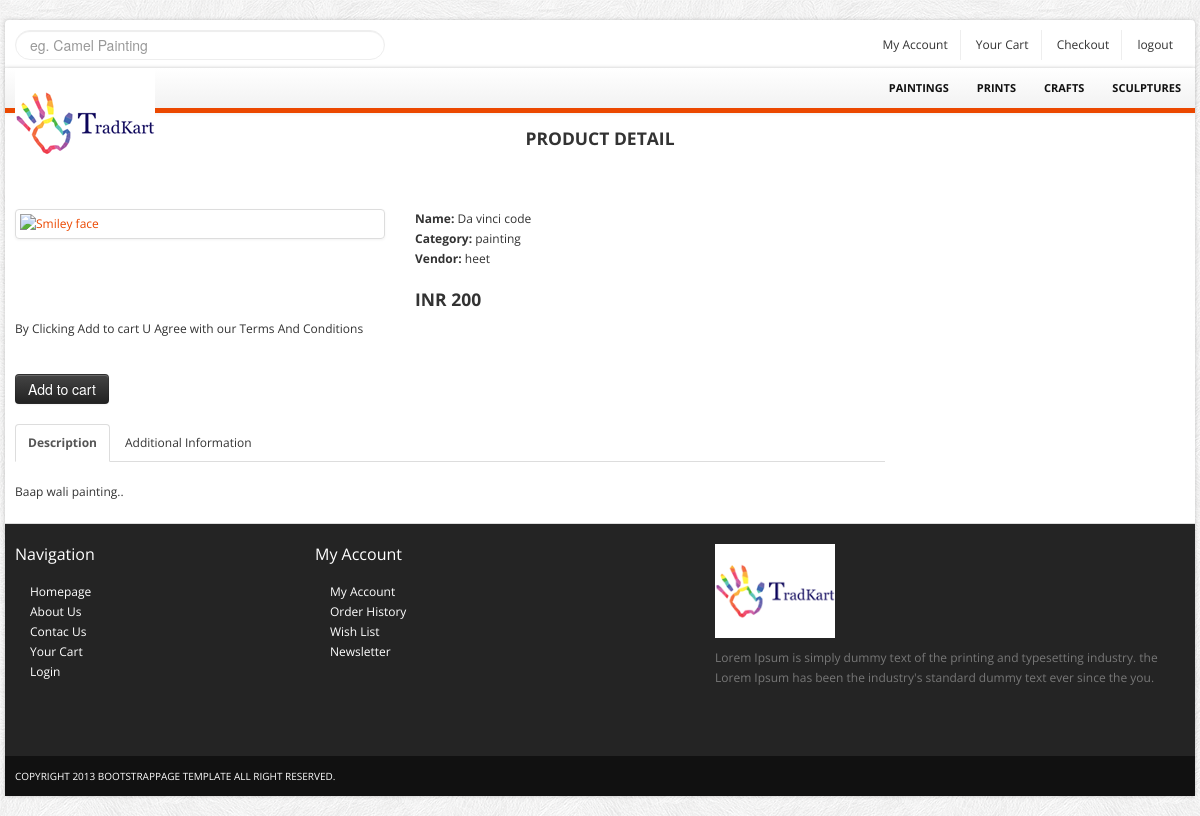
/pages/product_detail.php?id=1, run on the app's committed database.
### tables this page shows
CREATE TABLE IF NOT EXISTS `product` (
  `id` int(11) NOT NULL,
  `name` varchar(100) NOT NULL,
  `category` varchar(30) NOT NULL,
  `vendor` varchar(30) NOT NULL,
  `quantity` int(11) NOT NULL,
  `price` int(11) NOT NULL,
  `image` blob NOT NULL,
  `discription` varchar(250) NOT NULL,
  `city` varchar(30) NOT NULL
);

### pages/product_detail.php (the view, shortened to what this page needs)
<!DOCTYPE html>
<html lang="en">
	<head>
		<link href="../bootstrap/css/bootstrap.min.css" rel="stylesheet">
		<link href="../bootstrap/css/bootstrap-responsive.min.css" rel="stylesheet">
		<link href="../themes/css/bootstrappage.css" rel="stylesheet"/>
		<link href="../themes/css/main.css" rel="stylesheet"/>
		<link href="../themes/css/jquery.fancybox.css" rel="stylesheet"/>
	</head>
    <body>
		<div id="top-bar" class="container">
			<div class="row">
				<div class="span4">
					<form method="POST" class="search_form">
						<input type="text" class="input-block-level search-query" Placeholder="eg. Camel Painting">
					</form>
				</div>
				<div class="span8">
					<div class="account pull-right">
						<ul class="user-menu">
							<li><a href="#">My Account</a></li>
							<li><a href="cart.html">Your Cart</a></li>
							<?php
							$id=$_GET["id"];
							$sql="SELECT * FROM product WHERE id= '$id'";
							$result=mysql_query($sql);
							$row=mysql_fetch_array($result);
							$item=$row['id'];
							?>
							<li><a href="checkout.php?id=<?php echo $item; ?>">Checkout</a></li>
							<li><a href="logout.php">logout</a></li>
						</ul>
					</div>
				</div>
			</div>
		</div>
		<div id="wrapper" class="container">
		<section class="navbar main-menu">
				<div class="navbar-inner main-menu">
					<a href="index.html" class="logo pull-left"><img src="themes/images/logo.png" class="site_logo" alt=""></a>
					<nav id="menu" class="pull-right">
						<ul>
							<li><a href="paintings.php">Paintings</a>
							</li>
							<li><a href="./products.html">Prints</a></li>
							<li><a href="./products.html">Crafts</a>
							</li>
							<li><a href="./products.html">Sculptures</a></li>
						</ul>
					</nav>
				</div>
			</section>
			<section class="header_text sub">
				<h4><span>Product Detail</span></h4>
			</section>
				<?php
				$id=$_GET["id"];
				$sql="SELECT * FROM product WHERE id= '$id'";
				$result=mysql_query($sql);
				$row=mysql_fetch_array($result);
				$image_name=$row['image'];
				?>
			<section class="main-content">
				<div class="row">
					<div class="span9">
						<div class="row">
							<div class="span4">
								<a href="see1.php?imagename=<?php echo $image_name; ?>"class="thumbnail" data-fancybox-group="group1" title="Description 1"><?php echo "<img src='../themes/images/$image_name' alt='Smiley face' class='img-thumbnail'>";?></a>
							</div>
							<div class="span5">
								<address>
									<strong>Name:</strong> <span><?php echo $row['name'];?></span><br>
									<strong>Category:</strong> <span><?php echo $row['category'];?></span><br>
									<strong>Vendor:</strong> <span><?php echo $row['vendor'];?></span><br>
								</address>
								<h4><strong>INR <?php echo $row['price'];?> </strong></h4>
							</div>
							<div class="span5">
								<form class="form-inline" action="cart.php?id=<?php echo $row['id'];?>" method="post">
									<label>By Clicking Add to cart U Agree with our Terms And Conditions</label>
									<br/>
									<p>&nbsp;</p>
									<?php
									$user_id=$_SESSION["user"];
									$sql="SELECT * FROM cart WHERE itemID='$item' AND username='$user_id'";
									$result=mysql_query($sql);
									if(!mysql_fetch_array($result))
									{?>
									<button class="btn btn-inverse" type="submit">Add to cart</button>
									<?php
									}
									else
									{?>
										<button class="btn btn-inverse" type="submit">Added to cart</button>
									<?php } ?>
								</form>
							</div>
						</div>
						<div class="row">
							<div class="span9">
								<ul class="nav nav-tabs" id="myTab">
									<li class="active"><a href="#home">Description</a></li>
									<li class=""><a href="#profile">Additional Information</a></li>
								</ul>
								<div class="tab-content">
									<div class="tab-pane active" id="home"><?php echo $row['discription'];?></div>
								</div>
							</div>
					</div>
					<div class="span3 col">
			</section>
			<section id="footer-bar">
				<div class="row">
					<div class="span3">
						<h4>Navigation</h4>
						<ul class="nav">
							<li><a href="./index.html">Homepage</a></li>
							<li><a href="./about.html">About Us</a></li>
							<li><a href="./contact.html">Contac Us</a></li>
							<li><a href="./cart.html">Your Cart</a></li>
							<li><a href="./register.html">Login</a></li>
						</ul>
					</div>
					<div class="span4">
						<h4>My Account</h4>
						<ul class="nav">
							<li><a href="#">My Account</a></li>
							<li><a href="#">Order History</a></li>
							<li><a href="#">Wish List</a></li>
							<li><a href="#">Newsletter</a></li>
						</ul>
					</div>
					<div class="span5">
						<p class="logo"><img src="themes/images/logo.png" class="site_logo" alt=""></p>
						<p>Lorem Ipsum is simply dummy text of the printing and typesetting industry. the  Lorem Ipsum has been the industry's standard dummy text ever since the you.</p>
						<br/>
						<span class="social_icons">
							<a class="facebook" href="#">Facebook</a>
							<a class="twitter" href="#">Twitter</a>
							<a class="skype" href="#">Skype</a>
							<a class="vimeo" href="#">Vimeo</a>
						</span>
					</div>
				</div>
			</section>
			<section id="copyright">
				<span>Copyright 2013 bootstrappage template  All right reserved.</span>
			</section>
		</div>
    </body>
</html>

### themes/css/main.css (style rules this page uses)
body { font-size: 12px; font-family: 'Open Sans', arial, tahoma, sans-serif; background:url(../images/bg.png) repeat 0 0 fixed; }
label, input, button, select, textarea { font-size: 12px; }
ul li a,a { color:#333; outline:0; -webkit-transition: all 0.2s linear; -moz-transition: all 0.2s linear; -o-transition: all 0.2s linear; -ms-transition: all 0.2s linear; transition: all 0.2s linear; }
a { color:#eb4800; }
.nav-tabs li.active, .accordion .accordion-heading { font-weight: bold; font-size: 12px; }
#wrapper,#top-bar { background: #fff; margin: 20px auto 20px auto; box-shadow: 0px 0px 4px 0px rgba(0, 0, 0, 0.2); -moz-box-shadow: 0px 0px 4px 0px rgba(0, 0, 0, 0.2); -webkit-box-shadow: 0px 0px 4px 0px rgba(0, 0, 0, 0.2); padding:0px 10px; }
section.homepage-slider, section.navbar, section.google_map, section#footer-bar, section#copyright { margin-left: -10px; margin-right: -10px; }
section.header_text { background:url(../images/bg_h.png) no-repeat bottom; text-align:center; padding:15px 0 20px 0; font-size:16px; line-height:30px; border-bottom:1px solid #fff; }
section.header_text.sub { font-size:14px; margin-bottom:40px; }
section.header_text.sub h4 { text-transform:uppercase; margin:0; }
#top-bar { background-color:#fff; padding:10px; margin: 20px auto -22px auto; -webkit-border-radius: 4px; -moz-border-radius: 4px; border-radius: 4px; }
#top-bar .user-menu { margin: 0; padding: 0; list-style: none; }
#top-bar .user-menu li { display: inline-block; *display: inline; zoom: 1; border-right: 1px solid #eee; padding: 5px 12px; }
#top-bar .user-menu li:last-child { border-right:0; }
section#footer-bar, section#copyright { padding:10px 10px; }
section#footer-bar { margin-top:20px; padding-top:10px; background-color:#242424; border-top:1px solid #ddd; color:#777; }
section#footer-bar p.logo { margin-top:10px; width:120px; }
section#footer-bar a { text-indent:15px; color:#fff; }
section#footer-bar .nav a { background: url(../images/trigger_right.png) no-repeat 5px 7px; }
section#footer-bar h4 { padding: 0; font-size: 16px; color: #fff; font-weight:normal; margin: 10px 0 18px; }
section#footer-bar .social_icons a { display: block; float: left; width: 29px; height: 28px; text-indent: -9999px; background-image: url(../images/social-icons.png); background-repeat: no-repeat; margin-right: 10px; -webkit-transition: all 0.4s; -moz-transition: all 0.4s; -o-transition: all 0.4s; -ms-transition: all 0.4s; transition: all 0.4s; }
section#footer-bar .social_icons a.twitter { background-position: -38px 0; }
section#footer-bar .social_icons a.skype { background-position: -76px 0; }
section#footer-bar .social_icons a.vimeo { background-position: -115px 0; }
section#copyright { background-color:#111111; color:#fff; font-size:10px; text-transform:uppercase; }
section.navbar { margin-bottom:0; }
.navbar-inner.main-menu { height: 40px; padding-left:10px; padding-right:0; border-right: 0; border-left: 0; border-top: 0; border-bottom:5px solid #eb4800; -webkit-border-radius: 0; -moz-border-radius: 0; border-radius: 0; filter: none; }
.navbar-inner.main-menu a.logo { position:absolute; }
#menu > ul { display: block; margin-left:0; }
#menu > ul > li { list-style: none; float: left; position: relative; margin-right: 0px; }
#menu > ul > li > a { font-size: 11px; color: #111; display: block; text-transform: uppercase; font-weight: bold; text-align: center; padding: 10px 14px; }
.search_form { margin-bottom:0; }
.search_form input { background: url(../images/search.png) #fff no-repeat 97% 6px; color:#fff; text-shadow:none; padding-right:25px; border:1px solid #eee; }
._toggleMenu a { color:#fff; text-indent:10px; padding:5px 0; display:block; width:100%; }
._toggleMenu ul > li { text-transform:uppercase; }

### data on the page
product: name "Da vinci code", category "painting", vendor "heet", price "200", discription "Baap wali painting.."
